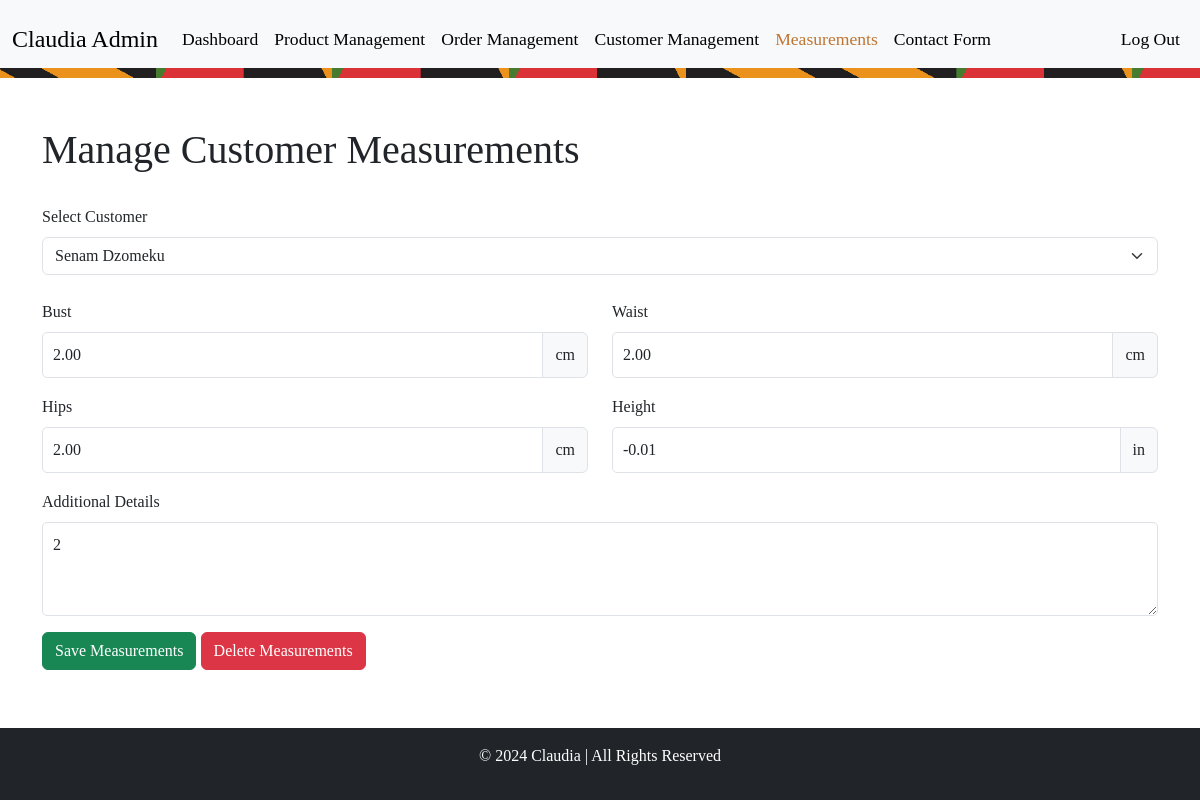
The app's page /view/admin/measurements.php?customer_id=13 (signed in) with its own data.
### tables this page shows
CREATE TABLE `measurements` (
  `measurements_id` int NOT NULL,
  `customer_id` int NOT NULL,
  `bust` decimal(5,2) DEFAULT NULL,
  `waist` decimal(5,2) DEFAULT NULL,
  `hips` decimal(5,2) DEFAULT NULL,
  `height` decimal(5,2) DEFAULT NULL,
  `additional_details` text,
  `image_url` varchar(255) DEFAULT NULL,
  `created_at` timestamp NOT NULL DEFAULT CURRENT_TIMESTAMP,
  `updated_at` timestamp NOT NULL DEFAULT CURRENT_TIMESTAMP ON UPDATE CURRENT_TIMESTAMP
);

### view/admin/measurements.php (the view, shortened to what this page needs)
<?php
include '../../db/config.php';
$customer_query = "SELECT customer_id, fname, lname FROM customers";
$customers = $conn->query($customer_query);
$selected_customer = null;
$measurements = null;
if (isset($_GET['customer_id'])) {
    $selected_customer = intval($_GET['customer_id']);
    $measurements_query = "SELECT * FROM measurements WHERE customer_id = ?";
    $stmt = $conn->prepare($measurements_query);
    $stmt->bind_param("i", $selected_customer);
    $stmt->execute();
    $measurements = $stmt->get_result()->fetch_assoc();
}
?>
<!DOCTYPE html>
<html lang="en">
<head>
    <link href="https://cdn.jsdelivr.net/npm/bootstrap@5.3.0/dist/css/bootstrap.min.css" rel="stylesheet">
    <link rel="stylesheet" href="../../css/style.css">
    <link rel="stylesheet" href="../../css/adminstyle.css">
</head>
<body>
    <nav class="navbar navbar-expand-lg navbar-light bg-light">
        <div class="container-fluid">
            <a class="navbar-brand" href="admin-dashboard.php">Claudia Admin</a>
            <div class="collapse navbar-collapse" id="navbarNav">
                <ul class="navbar-nav me-auto mb-2 mb-lg-0">
                    <li class="nav-item">
                        <a class="nav-link" href="admin-dashboard.php">Dashboard</a>
                    </li>
                    <li class="nav-item">
                        <a class="nav-link" href="product-management.php">Product Management</a>
                    </li>
                    <li class="nav-item">
                        <a class="nav-link" href="order-management.php">Order Management</a>
                    </li>
                    <li class="nav-item">
                        <a class="nav-link" href="customer-management.php">Customer Management</a>
                    </li>
                    <li class="nav-item">
                        <a class="nav-link active1" href="measurements.php">Measurements</a>
                    </li>
                    <li class="nav-item">
                        <a class="nav-link" href="contact-management.php">Contact Form</a>
                    </li>
                </ul>
                <ul class="navbar-nav">
                    <li class="nav-item">
                        <a class="nav-link" href="../../actions/log-out-admin.php?logout=true">Log Out</a>
                    </li>
                </ul>
            </div>
        </div>
        <div class="kente-strip"></div>
    </nav>
    <main>
        <div class="container mt-5">
            <h2>Manage Customer Measurements</h2>
            <form method="GET" class="mb-4">
                <label for="customerDropdown" class="form-label measurements-titles">Select Customer</label>
                <select name="customer_id" id="customerDropdown" class="form-select measurements-label" required onchange="this.form.submit()">
                    <?php while ($row = $customers->fetch_assoc()): ?>
                        <option value="<?php echo $row['customer_id']; ?>"
                            <?php echo ($row['customer_id'] == $selected_customer) ? 'selected' : ''; ?>>
                            <?php echo htmlspecialchars($row['fname'] . ' ' . $row['lname']); ?>
                        </option>
                    <?php endwhile; ?>
                </select>
            </form>
            <?php if ($selected_customer): ?>
                <form method="POST" action="../../actions/save-measurements.php">
                    <div class="row mb-3">
                        <div class="col-md-6">
                            <label for="bust" class="form-label measurements-titles">Bust</label>
                            <div class="input-group">
                                <input type="number" step="0.01" name="bust" id="bust" class="form-control measurements-label"
                                    value="<?php echo $measurements['bust'] ?? ''; ?>">
                                <span class="input-group-text measurements-titles">cm</span>
                            </div>
                        </div>
                        <div class="col-md-6">
                            <label for="waist" class="form-label measurements-titles">Waist</label>
                            <div class="input-group">
                                <input type="number" step="0.01" name="waist" id="waist" class="form-control measurements-label"
                                    value="<?php echo $measurements['waist'] ?? ''; ?>">
                                <span class="input-group-text measurements-titles ">cm</span>
                            </div>
                        </div>
                    </div>
                    <div class="row mb-3">
                        <div class="col-md-6">
                            <label for="hips" class="form-label measurements-titles">Hips</label>
                            <div class="input-group">
                                <input type="number" step="0.01" name="hips" id="hips" class="form-control measurements-label"
                                    value="<?php echo $measurements['hips'] ?? ''; ?>">
                                <span class="input-group-text measurements-titles ">cm</span>
                            </div>
                        </div>
                        <div class="col-md-6">
                            <label for="height" class="form-label measurements-titles">Height</label>
                            <div class="input-group">
                                <input type="number" step="0.01" name="height" id="height" class="form-control measurements-label"
                                    value="<?php echo $measurements['height'] ?? ''; ?>">
                                <span class="input-group-text measurements-titles ">in</span>
                            </div>
                        </div>
                    </div>
                    <div class="mb-3">
                        <label for="additional_details" class="form-label measurements-titles">Additional Details</label>
                        <textarea name="additional_details" id="additional_details" class="form-control measurements-label" rows="3"><?php echo $measurements['additional_details'] ?? ''; ?></textarea>
                    </div>
                    <button type="submit" class="btn btn-success measurements-titles">Save Measurements</button>
                    <?php if ($measurements): ?>
                        <a href="../../actions/delete-measurements.php?customer_id=<?php echo $selected_customer; ?>"
                            class="btn btn-danger measurements-titles"
                            onclick="return confirm('Are you sure you want to delete the measurements?');">Delete Measurements</a>
                    <?php endif; ?>
                </form>
            <?php endif; ?>
        </div>
    </main>
    <footer class="bg-dark text-white text-center py-3 mt-5">
        <p>&copy; 2024 Claudia | All Rights Reserved</p>
    </footer>
</body>
</html>

### css/style.css (style rules this page uses)
:root { --primary-color: #57200e; --dark-green:#242612; --light-green:#282a20; --wine: #2b1919; --font-size: 16px; --main-font: "Playfair Display", serif; --capital-font: "Cormorant SC", serif; }
.navbar-brand { font-family: var(--capital-font); font-size: 1.5rem; color: #000; }
.nav-link { font-family: var(--capital-font); color: #000; font-size: 1.1rem; transition: color 0.3s ease; }
.active1 { color: #be7532; text-decoration: none; }
.navbar-collapse { padding: 10px 0; }
.kente-strip { width: 100%; height: 10px; background-image: url('../images/kente_strip.jpg'); background-size: cover; background-position: center; position: absolute; bottom: 0; left: 0; z-index: 1; }
.mb-4 { margin-bottom: 1.5rem; }
h2 { font-family: var(--main-font); font-size: 2.5rem; margin-bottom: 30px; text-transform: capitalize; }

### css/adminstyle.css (style rules this page uses)
:root { --primary-color: #57200e; --font-size: 16px; --main-font: "Playfair Display", serif; --capital-font: "Cormorant SC", serif; }
body { display: flex; flex-direction: column; min-height: 100vh; margin: 0; }
main { flex-grow: 1; }
footer { background-color: var(--primary-color); color: white; padding: 1rem; text-align: center; font-family:var(--capital-font); }
.form-control { border-radius: 5px; padding: 10px; }
.measurements-titles { font-family: var(--capital-font); }
.measurements-label { font-family: var(--main-font); }

### records on screen
measurements: bust "2.00", waist "2.00", hips "2.00", height "-0.01", additional_details "2"

### other values on screen
form field customer_id "Senam Dzomeku"
